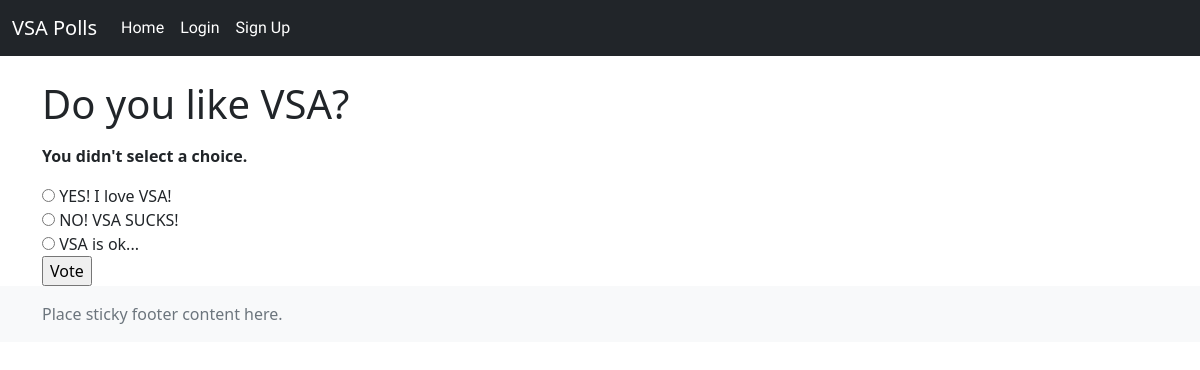
/polls/3/vote/, run on the app's committed database.
### polls/models.py (models this page shows, shortened)
class Question(models.Model):
    question_text = models.CharField(max_length=200)
    pub_date = models.DateTimeField('date published')

class Choice(models.Model):
    question = models.ForeignKey(Question, on_delete=models.CASCADE)
    choice_text = models.CharField(max_length=200)
    votes = models.IntegerField(default=0)

### polls/views.py (the view)
# urls.py: path('<int:question_id>/vote/', views.vote, name='vote'),
def vote(request, question_id):
    question = get_object_or_404(Question, pk=question_id)
    try:
        selected_choice = question.choice_set.get(pk=request.POST['choice'])
    except (KeyError, Choice.DoesNotExist):
        return render(request, 'polls/detail.html', {
            'question': question,
            'error_message': "You didn't select a choice.",
        })
    else:
        selected_choice.votes += 1
        selected_choice.save()
        return HttpResponseRedirect(reverse('polls:results', args=(question.id,)))

### polls/templates/polls/detail.html (shortened to what this page needs)
{% extends 'polls/base.html' %}
{% block content %}
<div class="container">
<form action="{% url 'polls:vote' question.id %}" method="post">
    <fieldset>
        <legend>
            <h1>{{ question.question_text }}</h1>
        </legend>
        {% if error_message %}
            <p><strong>{{ error_message }}</strong></p>
        {% endif %}
        {% for choice in question.choice_set.all %}
            <input type="radio" name="choice" id="choice{{ forloop.counter }}" value="{{ choice.id }}">
            <label for="choice{{ forloop.counter }}">{{ choice.choice_text }}</label><br>
        {% endfor %}
    </fieldset>
    <input type="submit" value="Vote">
</form>
</div>
{% endblock %}

### data on the page
Question: question_text "Do you like VSA?"
Choice: choice_text "YES! I love VSA!"
Choice: choice_text "NO! VSA SUCKS!"
Choice: choice_text "VSA is ok..."

### other printed values
{{ error_message }} "You didn't select a choice."
